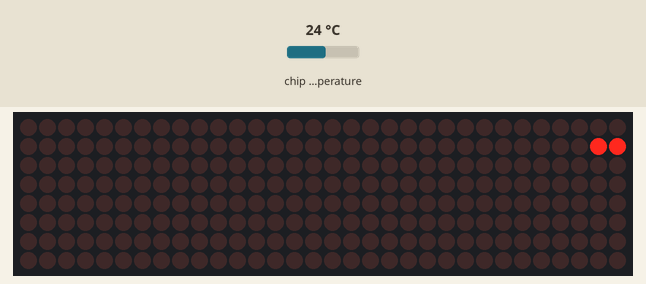
This program was run on a simulated Raspberry Pi Pico running MicroPython. Shown: 32×8 LED matrix. The inputs (shaded band) are chosen by the test bench; at power-on: chip temperature 24 °C. Library files of the repository ran but are not shown: max7219.py.

Above: at 0.53 s.
At 5.41 s:
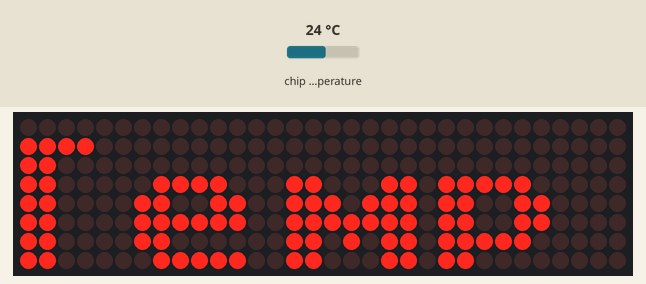
At 10.28 s:
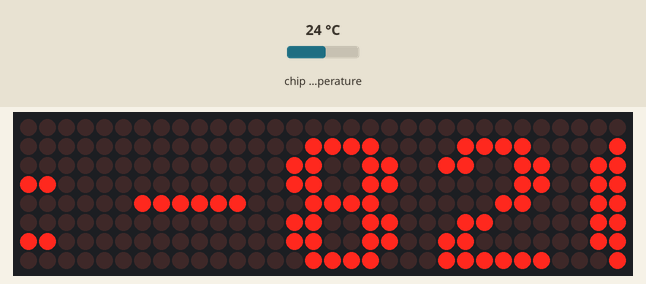
At 20.18 s:
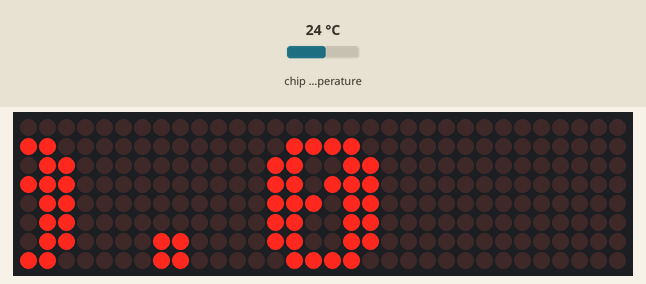
At 29.93 s:
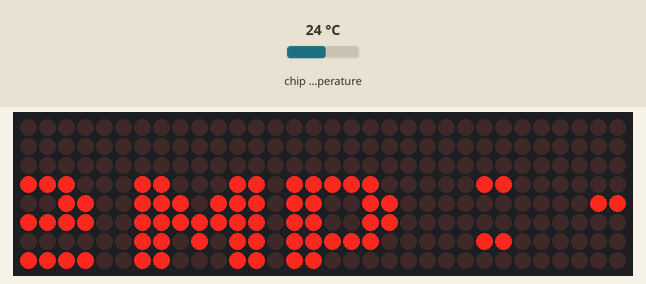
At 39.84 s:
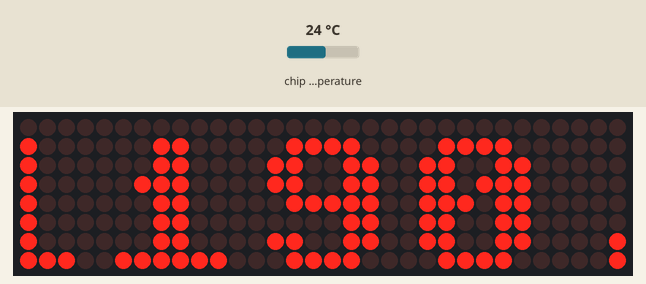

The program:

onboard_temp_dp.py
```python
from machine import Pin,SPI,ADC
import max7219
from utime import sleep

MAX7219_NUM = 4
MAX7219_INVERT = False
MAX7219_SCROLL_DELAY  = 0.15

spi =SPI(0)
display = max7219.Matrix8x8(spi=spi, cs=Pin(5), num=MAX7219_NUM)

p = MAX7219_NUM * 8
to_volts = 3.3 / 65535
temper_sensor = ADC(4)

while True:
    temper_volts = temper_sensor.read_u16()
    celsius_degrees = 27 -(temper_volts -0.706) / 0.001721
    text = 'Temp:'+str(round(celsius_degrees,2))


    for p in range(MAX7219_NUM * 8, len(text) * -8 -1, -1):
        display.fill(MAX7219_INVERT)
        display.text(text, p, 1, not MAX7219_INVERT)


        display.show()

        sleep(MAX7219_SCROLL_DELAY)


        
```
